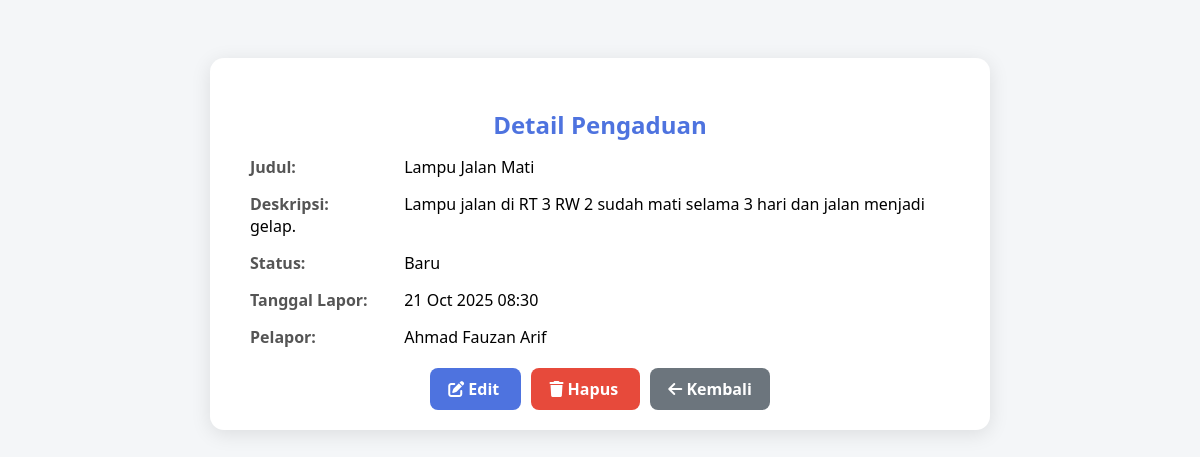
The page /warga/pengaduan/1/ on the database as committed earlier.
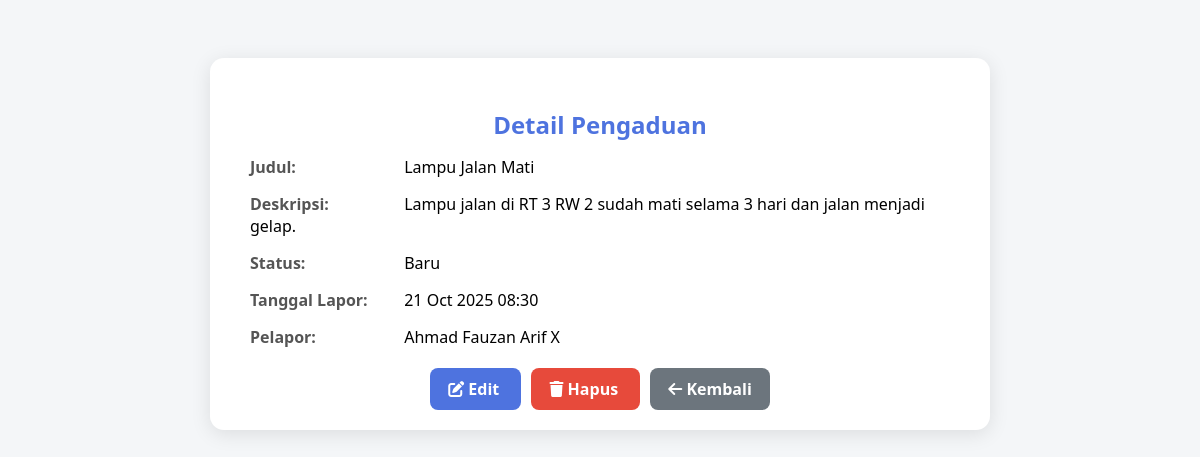
The same page on the database as committed later.
### warga/models.py (models this page shows, shortened)
class Pengaduan(models.Model):
    STATUS_CHOICES = [
        ('BARU', 'Baru'),
        ('DIPROSES', 'Diproses'),
        ('SELESAI', 'Selesai'),
    ]
    judul = models.CharField(max_length=200)
    deskripsi = models.TextField()
    status = models.CharField(max_length=10, choices=STATUS_CHOICES, default='BARU')
    tanggal_lapor = models.DateTimeField(auto_now_add=True)
    pelapor = models.ForeignKey(Warga, on_delete=models.CASCADE, related_name='pengaduan')

class Warga(models.Model):
    nik = models.CharField(max_length = 16, unique = True, verbose_name = "Nomor Induk Kependudukan")
    nama_lengkap = models.CharField(max_length = 100, verbose_name = "Nama Lengkap")
    alamat = models.TextField(verbose_name = "Alamat Tinggal")
    no_telepon = models.CharField(max_length = 15, blank = True, verbose_name = "Nomor Telepon")
    tanggal_registrasi = models.DateTimeField(auto_now_add = True)

### warga/views.py (the view)
# urls.py: path('pengaduan/<int:pk>/', PengaduanDetailView.as_view(), name='pengaduan-detail'),
class PengaduanDetailView(DetailView):
    model = Pengaduan
    template_name = 'warga/pengaduan_detail.html'
    context_object_name = 'pengaduan'

### warga/templates/warga/pengaduan_detail.html (shortened to what this page needs)
<!DOCTYPE html>
<html lang="id">
<head>
    <link rel="stylesheet" href="https://cdnjs.cloudflare.com/ajax/libs/font-awesome/6.5.0/css/all.min.css">
</head>
<body>
    <div class="container">
        <h2>Detail Pengaduan</h2>
        <div class="detail-item">
            <strong>Judul:</strong> {{ pengaduan.judul }}
        </div>
        <div class="detail-item">
            <strong>Deskripsi:</strong> {{ pengaduan.deskripsi }}
        </div>
        <div class="detail-item">
            <strong>Status:</strong> {{ pengaduan.get_status_display }}
        </div>
        <div class="detail-item">
            <strong>Tanggal Lapor:</strong> {{ pengaduan.tanggal_lapor|date:"d M Y H:i" }}
        </div>
        <div class="detail-item">
            <strong>Pelapor:</strong> {{ pengaduan.pelapor.nama_lengkap }}
        </div>
        <div class="buttons">
            <a href="{% url 'pengaduan-edit' pengaduan.pk %}" class="btn-edit">
                <i class="fa-solid fa-pen-to-square"></i> Edit
            </a>
            <a href="{% url 'pengaduan-hapus' pengaduan.pk %}" class="btn-delete">
                <i class="fa-solid fa-trash"></i> Hapus
            </a>
            <a href="{% url 'pengaduan-list' %}" class="btn-back">
                <i class="fa-solid fa-arrow-left"></i> Kembali
            </a>
        </div>
    </div>
</body>
</html>

Rows that differ between the two databases and show on the page:
changed through a linked row, Pengaduan "Lampu Jalan Mati": pelapor.nama_lengkap "Ahmad Fauzan Arif" → "Ahmad Fauzan Arif X"
